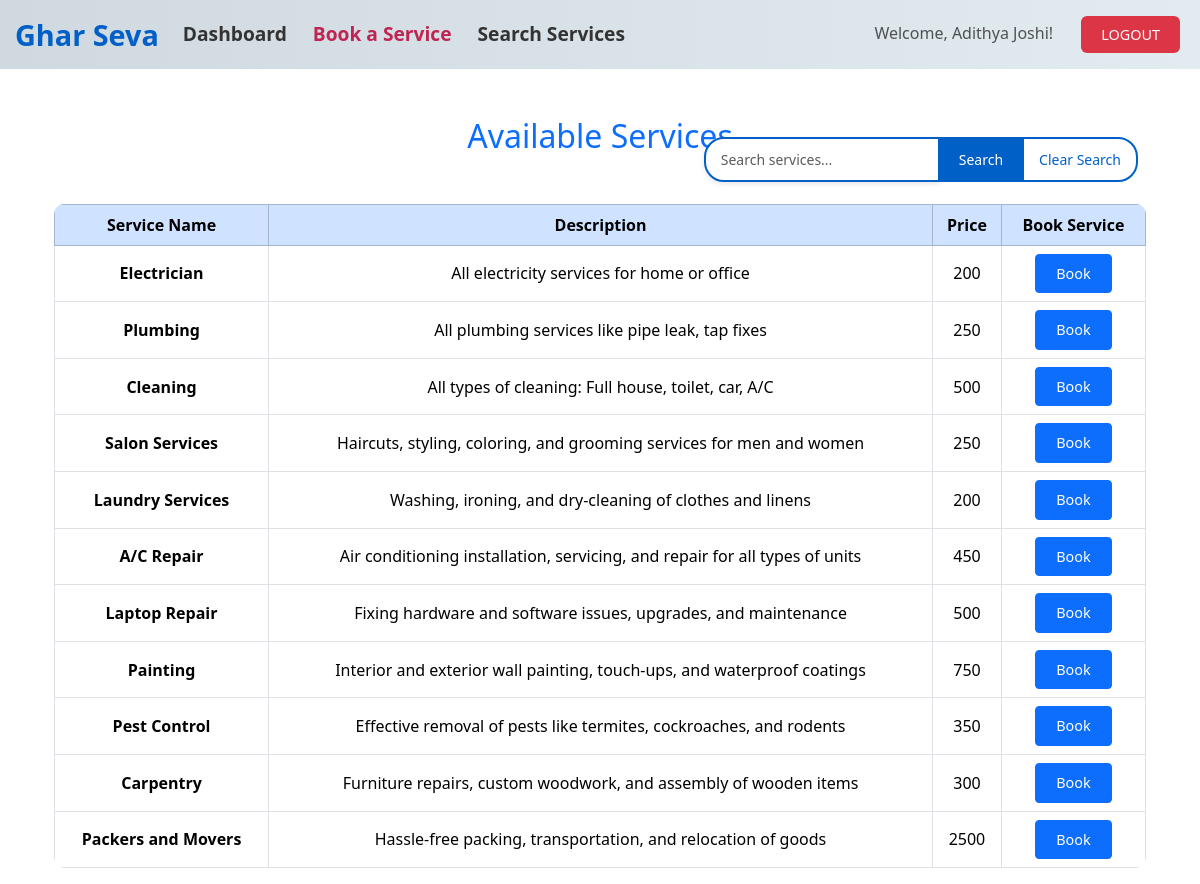
Screenshot of /customer/list_services (signed in) with the database file from the repository.
### models.py (models this page shows)
class Services(db.Model):
    __tablename__ = 'services'
    service_id = db.Column(db.Integer, primary_key=True, autoincrement=True)
    service_name = db.Column(db.String(150), nullable=False)
    description = db.Column(db.String(300), nullable=False)
    base_price = db.Column(db.Integer, nullable=False)

### app.py (the view)
@app.route('/customer/list_services', methods=['GET', 'POST'])
@role_required('customer')
def book_service():
    search_query = request.args.get('search', '').strip()
    if search_query:
        all_services = Services.query.filter(
            Services.service_name.ilike(f"%{search_query}%") |
            Services.description.ilike(f"%{search_query}%")
        ).all()
    else:
        all_services = Services.query.all()
    return render_template(
        '/customer/list_services.html',
        services=all_services,
        search_query=search_query
    )

### app.py (called while the page is built, shortened)
def role_required(role):
    def decorator(func):
        @wraps(func)
        def wrapper(*args, **kwargs):
            user_role = session['user_role']  # Get the role from the session
            return func(*args, **kwargs)
        return wrapper
    return decorator

### templates/customer/list_services.html (shortened to what this page needs)
{% extends 'base.html' %}
{% block content %}
    <div class="container mt-5">
        <h2 class="text-center text-primary mb-4">Available Services</h2>
        <form action="/customer/list_services" method="GET" class="search-form">
            <div class="input-group">
                <input type="text" class="form-control search-input" name="search" placeholder="Search services..."
                       value="{{ search_query }}" aria-label="Search services">
                <button type="submit" class="btn btn-primary search-btn">Search</button>
                <a href="/customer/list_services" class="clear-search-btn">Clear Search</a>
            </div>
        </form>
        <table class="table table-bordered mt-5">
            <thead class="table-primary">
                <tr>
                    <th>Service Name</th>
                    <th>Description</th>
                    <th>Price</th>
                    <th>Book Service</th>
                </tr>
            </thead>
            <tbody>
                {% for service in services %}
                <tr>
                    <td><strong>{{ service.service_name }}</strong></td>
                    <td>{{ service.description }}</td>
                    <td>{{ service.base_price }}</td>
                    <td>
                        <a href="/customer/book_service?service={{ service.service_id }}" class="btn btn-primary btn-sm">Book</a>
                    </td>
                </tr>
                {% else %}
                <tr>
                    <td colspan="4" class="text-center">No services found.</td>
                </tr>
                {% endfor %}
            </tbody>
        </table>
    </div>
{% endblock %}

### templates/base.html (style rules this page uses)
.btn { font-size: 0.9rem; padding: 8px 20px; }

### templates/customer/list_services.html (style rules this page uses)
.search-form { position: absolute; top: 20px; right: 20px; z-index: 10; }
.search-input { border-radius: 20px 0 0 20px; box-shadow: 0px 2px 5px rgba(0, 0, 0, 0.1); padding: 10px 15px; font-size: 14px; width: 250px; border: 2px solid #0060c7; }
.search-btn { border-radius: 0 20px 20px 0; padding: 10px 20px; background-color: #0060c7; color: white; border: none; font-size: 14px; transition: all 0.3s ease; }
.clear-search-btn { font-size: 14px; text-decoration: none; color: #0060c7; padding: 10px 15px; border: 2px solid #0060c7; border-radius: 20px; margin-left: 10px; transition: all 0.3s ease; }
table { background-color: #f9f9f9; border-radius: 10px; overflow: hidden; }
th { text-align: center; background-color: #e8f0fe; font-weight: 600; }
td { vertical-align: middle; text-align: center; }
.container { position: relative; }

### rows the page displays
Services: service_name "Electrician", description "All electricity services for home or office", base_price "200"
Services: service_name "Plumbing", description "All plumbing services like pipe leak, tap fixes", base_price "250"
Services: service_name "Cleaning", description "All types of cleaning: Full house, toilet, car, A/C", base_price "500"
Services: service_name "Salon Services", description "Haircuts, styling, coloring, and grooming services for men and women", base_price "250"
Services: service_name "Laundry Services", description "Washing, ironing, and dry-cleaning of clothes and linens", base_price "200"
Services: service_name "A/C Repair", description "Air conditioning installation, servicing, and repair for all types of units", base_price "450"
Services: service_name "Laptop Repair", description "Fixing hardware and software issues, upgrades, and maintenance", base_price "500"
Services: service_name "Painting", description "Interior and exterior wall painting, touch-ups, and waterproof coatings", base_price "750"
Services: service_name "Pest Control", description "Effective removal of pests like termites, cockroaches, and rodents", base_price "350"
Services: service_name "Carpentry", description "Furniture repairs, custom woodwork, and assembly of wooden items", base_price "300"
Services: service_name "Packers and Movers", description "Hassle-free packing, transportation, and relocation of goods", base_price "2500"

### other values shown
{{ label|safe }} "Dashboard" "Book a Service" "Search Services"
{{ session['username'] }} "Adithya Joshi"
